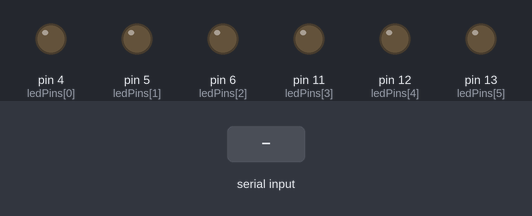
Bench run of a sketch on a simulated Arduino Uno, built with avr-gcc and run on an emulated ATmega328P. Parts: output pins drawn as LEDs (lit = HIGH). Inputs (shaded band) come from the test bench.

Above: at 1.2 s.
1.3 s: "1" received over Serial
At 2.3 s:
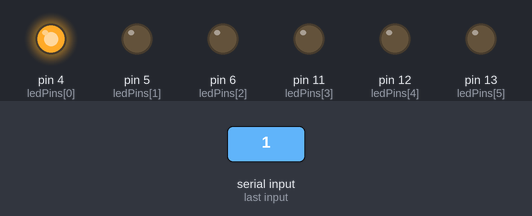
2.8 s: "2" received over Serial
At 3.5 s:
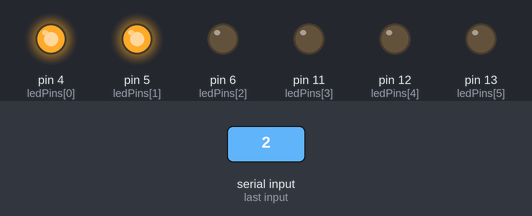
4.3 s: "1" received over Serial
At 4.6 s:
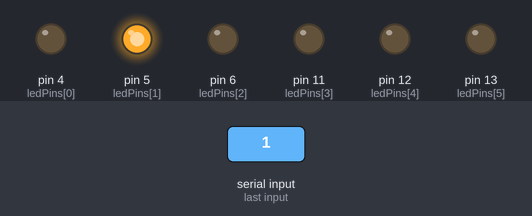
Timing chart, 0 to 7.3 s (numbered marks = the images above; inputs shaded):
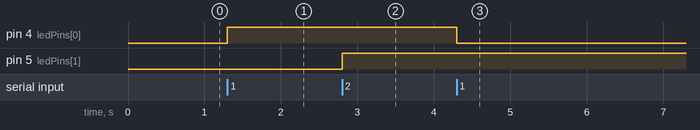

The sketch:

sketch_aug09a.ino
```cpp
const int ledPins[] = {4, 5, 6, 11, 12, 13}; // Pinos dos LEDs
const int numLeds = sizeof(ledPins) / sizeof(ledPins[0]);

void setup() {
  for (int i = 0; i < numLeds; i++) {
    pinMode(ledPins[i], OUTPUT);
    digitalWrite(ledPins[i], LOW);
  }
  Serial.begin(9600);
}

void loop() {
  if (Serial.available() > 0) {
    char command = Serial.read();
    if (command >= '1' && command <= '6') {
      int ledIndex = command - '1';
      digitalWrite(ledPins[ledIndex], !digitalRead(ledPins[ledIndex])); // Inverte o estado do LED
    }
  }
}
```

Measured:
- after the input at 1.3 s, pin 4 (ledPins[0]): LOW → HIGH at once
- after the input at 2.8 s, pin 5 (ledPins[1]): LOW → HIGH at once
- after the input at 4.3 s, pin 4 (ledPins[0]): HIGH → LOW at once
